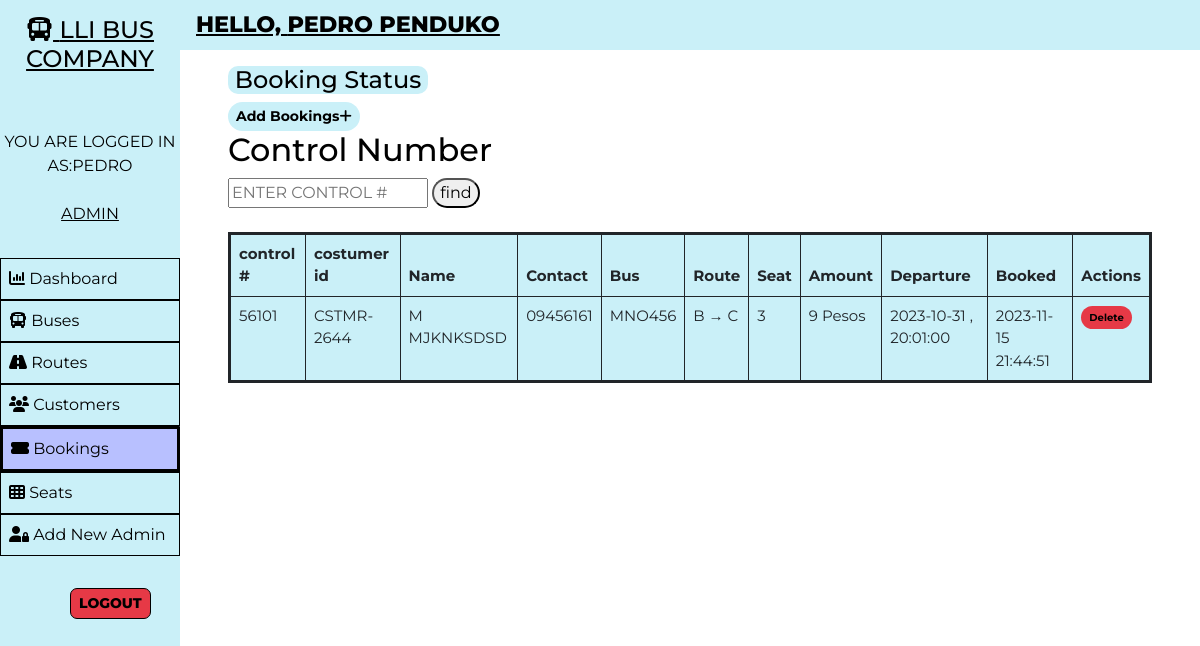
Page /admin/booking.php (signed in) on the committed database.
### tables this page shows
CREATE TABLE `users` (
  `user_id` int(11) NOT NULL,
  `user_fullname` varchar(100) NOT NULL,
  `user_name` varchar(30) NOT NULL,
  `user_password` varchar(255) NOT NULL,
  `user_created` datetime NOT NULL DEFAULT current_timestamp()
);

CREATE TABLE `bookings` (
  `id` int(100) NOT NULL,
  `booking_id` varchar(255) NOT NULL,
  `customer_id` varchar(255) NOT NULL,
  `route_id` varchar(255) NOT NULL,
  `customer_route` varchar(200) NOT NULL,
  `booked_amount` int(100) NOT NULL,
  `booked_seat` varchar(100) NOT NULL,
  `booking_created` datetime NOT NULL DEFAULT current_timestamp()
);

CREATE TABLE `customers` (
  `id` int(100) NOT NULL,
  `customer_id` varchar(255) NOT NULL,
  `customer_name` varchar(30) NOT NULL,
  `customer_phone` varchar(10) NOT NULL,
  `customer_created` datetime NOT NULL DEFAULT current_timestamp()
);

CREATE TABLE `routes` (
  `id` int(100) NOT NULL,
  `route_id` varchar(255) NOT NULL,
  `bus_no` varchar(155) NOT NULL,
  `route_cities` varchar(255) NOT NULL,
  `route_dep_date` date NOT NULL,
  `route_dep_time` time NOT NULL,
  `route_step_cost` int(100) NOT NULL,
  `route_created` datetime NOT NULL DEFAULT current_timestamp()
);

### assets/partials/_functions.php (called while the page is built, shortened)
<?php
    function get_from_table($conn, $table, $primaryKey, $pKeyValue, $toget)
    {
        $sql = "SELECT * FROM $table WHERE $primaryKey='$pKeyValue'";
        $result = mysqli_query($conn, $sql);
        $row = mysqli_fetch_assoc($result);
        if($row)
        {
            return $row["$toget"];
        }
        return false;
    }
?>

### admin/booking.php (the view, shortened to what this page needs)
<!DOCTYPE html>
<html lang="en">
<head>
    <link href="https://cdn.jsdelivr.net/npm/bootstrap@5.0.1/dist/css/bootstrap.min.css" rel="stylesheet">
    <?php
        $page="booking";
    ?>
</head>
<body>
    <?php require '../assets/partials/_admin-header.php';?>
        <?php
            $resultSql = "SELECT * FROM `bookings` ORDER BY booking_created DESC";
            $resultSqlResult = mysqli_query($conn, $resultSql);
            if(!mysqli_num_rows($resultSqlResult)){ ?>
                <div class="container mt-4">
                    <div id="noCustomers" class="alert alert-dark " role="alert">
                        <h1 class="alert-heading">No Bookings Found!!</h1>
                        <p class="fw-light">Be the first person to add one!</p>
                        <hr>
                        <div id="addCustomerAlert" class="alert alert-success" role="alert">
                                Click on <button id="add-button" class="button btn-sm"type="button"data-bs-toggle="modal" data-bs-target="#addModal">ADD <i class="fas fa-plus"></i></button> to add a booking!
                        </div>
                    </div>
                </div>
            <?php }
            else { ?>
            <section id="booking">
                <div id="head">
                    <h4>Booking Status</h4>
                </div>
                <div id="booking-results">
                    <div>
                        <button id="add-button" class="button btn-sm"type="button"data-bs-toggle="modal" data-bs-target="#addModal">Add Bookings<i class="fas fa-plus"></i></button>
                    <section id="home">
        <section id="pnr-enquiry">
            <div id="pnr-form1">
                <h2>Control Number</h2>
                <form action="<?php echo $_SERVER["REQUEST_URI"]; ?>" method="POST">
                    <div>
                        <input type="text" name="pnr" id="pnr" placeholder="ENTER CONTROL #">
                        <button type="submit" name="pnr-search">find</button>
                    </div>
                </form>
            </div>
        </section>
        <br>
                    <table class="table table-hover table-bordered">
                        <thead>
                            <th>control #</th>
                            <Th>costumer id</th>
                            <th>Name</th>
                            <th>Contact</th>
                            <th>Bus</th>
                            <th>Route</th>
                            <th>Seat</th>
                            <th>Amount</th>
                            <th>Departure</th>
                            <th>Booked</th>
                            <th>Actions</th>
                        </thead>
                        <?php
                            while($row = mysqli_fetch_assoc($resultSqlResult))
                            {
                                $id = $row["id"];
                                $customer_id = $row["customer_id"];
                                $route_id = $row["route_id"];
                                $pnr = $row["booking_id"];
                                $customer_name = get_from_table($conn, "customers","customer_id", $customer_id, "customer_name");
                                $customer_phone = get_from_table($conn,"customers","customer_id", $customer_id, "customer_phone");
                                $bus_no = get_from_table($conn, "routes", "route_id", $route_id, "bus_no");
                                $route = $row["customer_route"];
                                $booked_seat = $row["booked_seat"];
                                $booked_amount = $row["booked_amount"];
                                $dep_date = get_from_table($conn, "routes", "route_id", $route_id, "route_dep_date");
                                $dep_time = get_from_table($conn, "routes", "route_id", $route_id, "route_dep_time");
                                $booked_timing = $row["booking_created"];
                        ?>
                        <tr>
                            <td>
                                <?php
                                    echo $pnr;
                                ?>
                            </td>
                            <td>
                                <?php
                                    echo $customer_id;
                                ?>
                            </td>
                            <td>
                                <?php
                                    echo $customer_name;
                                ?>
                            </td>
                            <td>
                                <?php
                                    echo $customer_phone;
                                ?>
                            </td>
                            <td>
                                <?php
                                    echo $bus_no;
                                ?>
                            </td>
                            <td>
                                <?php
                                    echo $route;
                                ?>
                            </td>
                            <td>
                                <?php
                                    echo $booked_seat;
                                ?>
                            </td>
                            <td>
                                <?php
                                    echo $booked_amount." Pesos";
                                ?>
                            </td>
                            <td>
                                <?php
                                    echo $dep_date . " , ". $dep_time;
                                ?>
                            </td>
                            <td>
                                <?php
                                    echo $booked_timing;
                                ?>
                            </td>
                            <td>
                                <button class="button delete-button btn-sm" data-bs-toggle="modal" data-bs-target="#deleteModal"
                                data-id="<?php
                                                echo $id;?>" data-bookedseat="<?php
                                                echo $booked_seat;
                                            ?>" data-routeid="<?php
                                            echo $route_id;
                                        ?>"> Delete</button>
                            </td>
                        </tr>
                        <?php
                        }
                    ?>
                    </table>
                </div>
            </section>
            <?php } ?>
        </div>
    </main>
</body>
</html>

### assets/partials/_admin-header.php
<?php
    require '_functions.php';
    $conn = db_connect();
    $user_id = $_SESSION['user_id'];
    $sql = "SELECT * FROM users WHERE user_id = $user_id";
    $result = mysqli_query($conn, $sql);
    if($row = mysqli_fetch_assoc($result))
    {
        $user_fullname = $row["user_fullname"];
        $user_name = $row["user_name"];
    }
?>
    <main id="container">
        <div id="sidebar">
            <h4><i class="fas fa-bus"></i> LLI BUS COMPANY</h4>
            <div>
                <br>
                <br>
                    <?php  echo 'YOU ARE LOGGED IN AS:'.$user_name;  ?>
            <br>
            <br>
                <p><u>ADMIN</u></p>
            </div>
            <ul id="options">
                <li class="option <?php if($page=='dashboard'){ echo 'active';}?>">
                    <a href="./dashboard.php">
                    <i class="fa fa-bar-chart"></i> Dashboard
                    </a>
                </li>
                <li class="option <?php if($page=='bus'){ echo 'active';}?>">
                    <a href="./bus.php">
                    <i class="fas fa-bus"></i> Buses
                    </a>
                </li>
                <li class="option <?php if($page=='route'){ echo 'active';}?>">
                    <a href="./route.php">
                    <i class="fas fa-road"></i> Routes
                    </a>
                </li>
                <li class="option <?php if($page=='customer'){ echo 'active';}?>">
                    <a href="./customer.php">
                    <i class="fas fa-users"></i> Customers
                    </a>
                </li>
                <li class="option <?php if($page=='booking'){ echo 'active';}?>">
                    <a href="./booking.php">
                    <i class="fas fa-ticket-alt"></i> Bookings
                    </a>
                </li>
                <li class="option <?php if($page=='seat'){ echo 'active';}?>">
                    <a href="./seat.php">
                    <i class="fas fa-th"></i> Seats
                    </a>
                </li>
                <li class="option <?php if($page=='signup'){ echo 'active';}?>">
                    <a href="./signup.php">
                    <i class="fas fa-user-lock"></i> Add New Admin
                    </a>
                </li>
                <li class="welcome-item">
                        <ul id="logout" class="btn-sm">
                            <a href="../assets/partials/_logout.php">LOGOUT</a>
                        </ul>
                </li>
            </ul>
        </div>
        <div id="main-content">
            <section id="welcome">
                <ul>
                    <li class="welcome-item">HELLO,
                        <span id="USER">
                            <?php
                                echo $user_fullname;
                            ?>
                        </span>
                    </li>
                </ul>
            </section>

### assets/styles/admin.php (style rules this page uses)
body { box-sizing: border-box; font-family: 'Montserrat', sans-serif; justify-content: center; border-radius: 50px; }
html { scroll-behavior: smooth; }
*, *::after, *::before { box-sizing: inherit; }
#welcome { background-color: #caf0f8; }
#welcome ul { display: flex; justify-content: space-between; list-style-type: none; padding: 0; margin: 5; }
#welcome li { margin: 0 1rem; padding: 0.5rem 0; }
#welcome li:first-child { font-weight: 800; font-size: 1.4rem; color: black; text-decoration: underline; }
#USER { color: black; text-decoration: underline; }
#logout { background-color: #e63946; font-weight: 800; border-radius: 7px; text-align: center; border:1px solid; width: fit-content; margin-left: 70px; }
#logout a { color: black; text-decoration: none; }
@media only screen and (min-width:1000px) { #sidebar { text-align: center; background-color: #caf0f8; color: black; width: 15%; position: fixed; top: 0%; padding-top: 1rem; z-index: 2; height: 100vh; } }
@media only screen and (min-width:1000px) { #sidebar h4 { color: black; text-decoration: underline; } }
#sidebar p { margin: 0; }
#sidebar ul { margin-top: 2rem; }
#options { list-style-type: none; text-align: left; padding-left: 0; }
.option a { border: 1px solid; display: block; padding: 0.5rem; text-decoration: none; color: inherit; }
.active { background-color: #b8c0ff; color:black; border-top-right-radius:1px; border: 2px solid; }
#main-content { margin-left: 15%; }

### assets/styles/admin-options.php (style rules this page uses)
* { font-family: Montserrat; }
.table-bordered { background-color: #caf0f8; border-color: black; border: 3px solid; }
#booking #head, #customer #head, #route #head, #seat #head, #bus #head { padding-top: 1rem 1rem; background-color: #caf0f8; width: 200px; text-align: center; flex-basis: 100%; border-radius: 10px; }
#booking, #customer, #route, #bus, #seat { padding: 0 3rem; color: black; }
#booking-results > div, #customer-results > div, #route-results > div, #bus-results > div { margin-bottom: 5rem; color: black; }
#booking-results button, #customer-results button, #route button, #bus-results button { border-radius: 20px; color: black; }
.button { border-width: 5px solid; border: none; font-weight: bold; }
#add-button { background-color: #caf0f8; color: black; }
table { font-size: 15px; color: black; }
table th,td { padding-left: 0.3rem; }
table button { color: black; }
.delete-button { background-color: #e63946; }
.edit-button, .delete-button { font-size: 10px }

### rows in the picture
users: user_name "PEDRO", user_fullname "PEDRO PENDUKO"
bookings: booking "56101", customer "CSTMR-2644", customer.customer_name "M MJKNKSDSD", customer.customer_phone "09456161", route.bus_no "MNO456", customer_route "B → C", booked_seat "3", booked_amount "9", route.route_dep_date "2023-10-31", route.route_dep_time "20:01:00", booking_created "2023-11-15 21:44:51"
